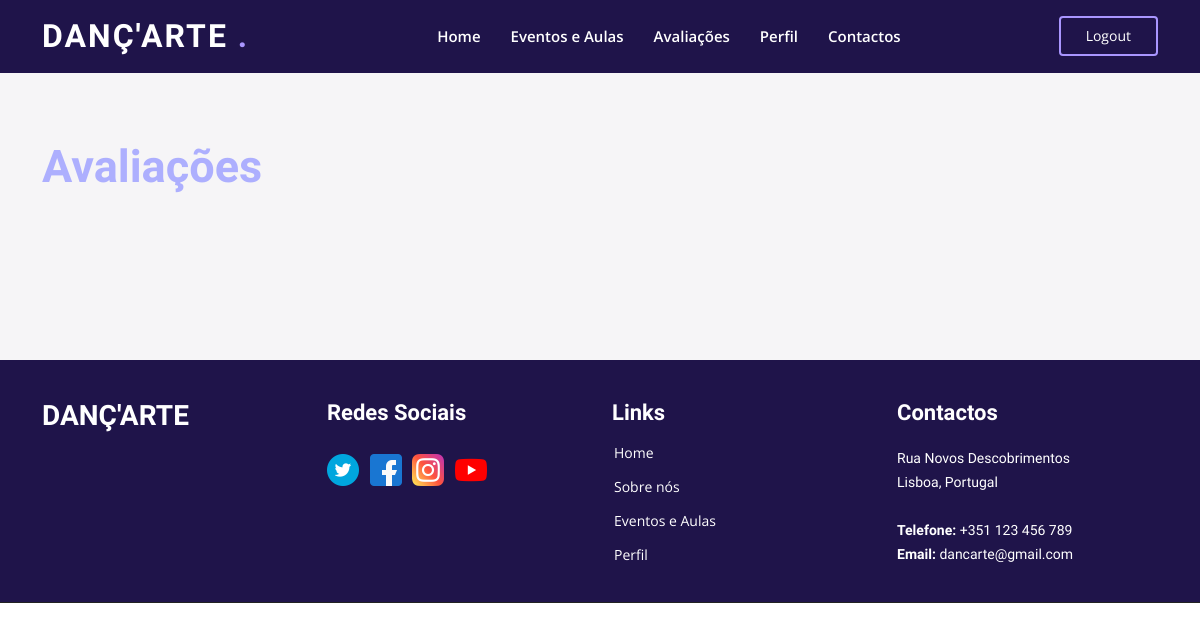
Page /danceteria/avaliacoes/ (signed in) on the earlier database version.
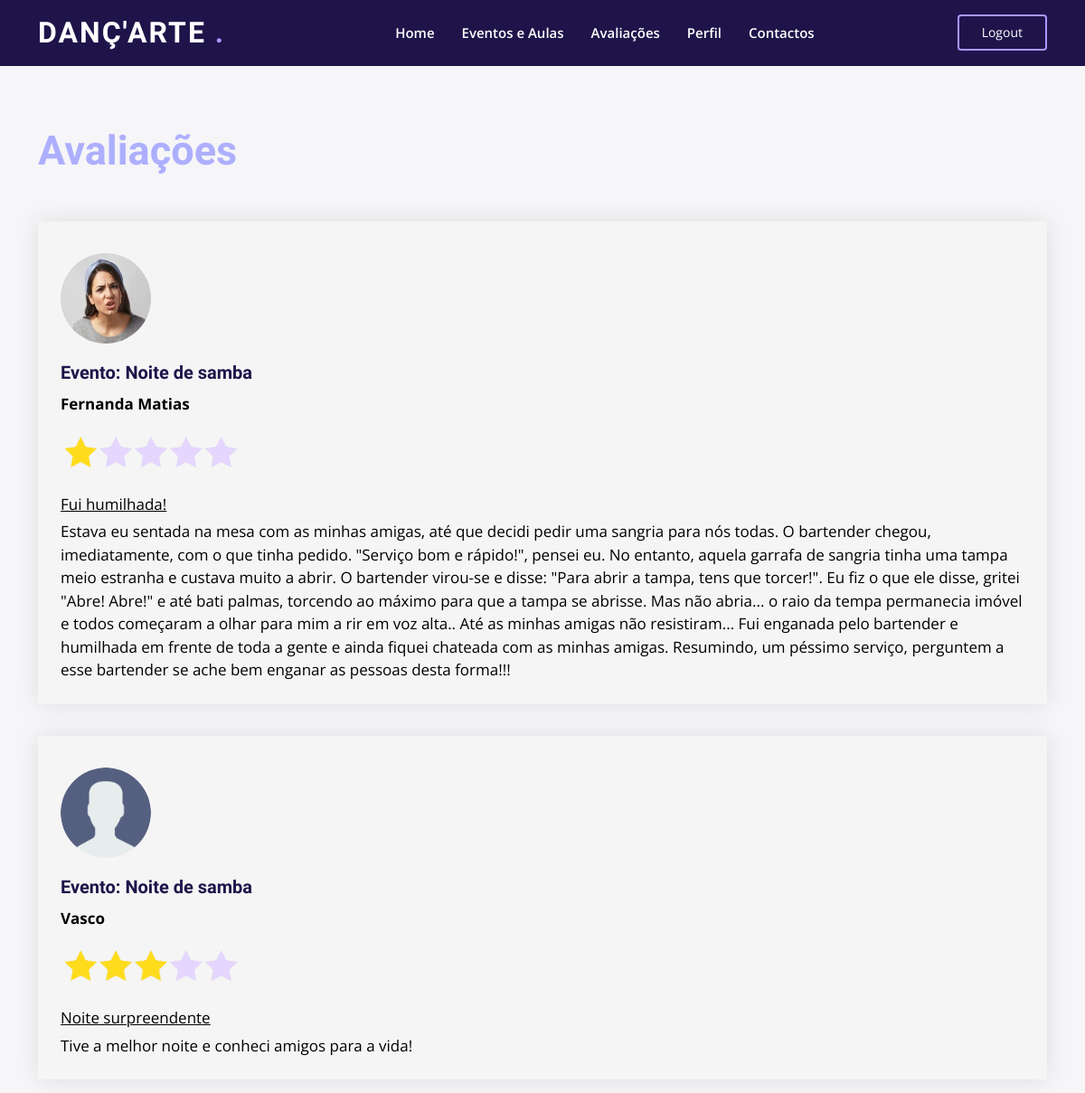
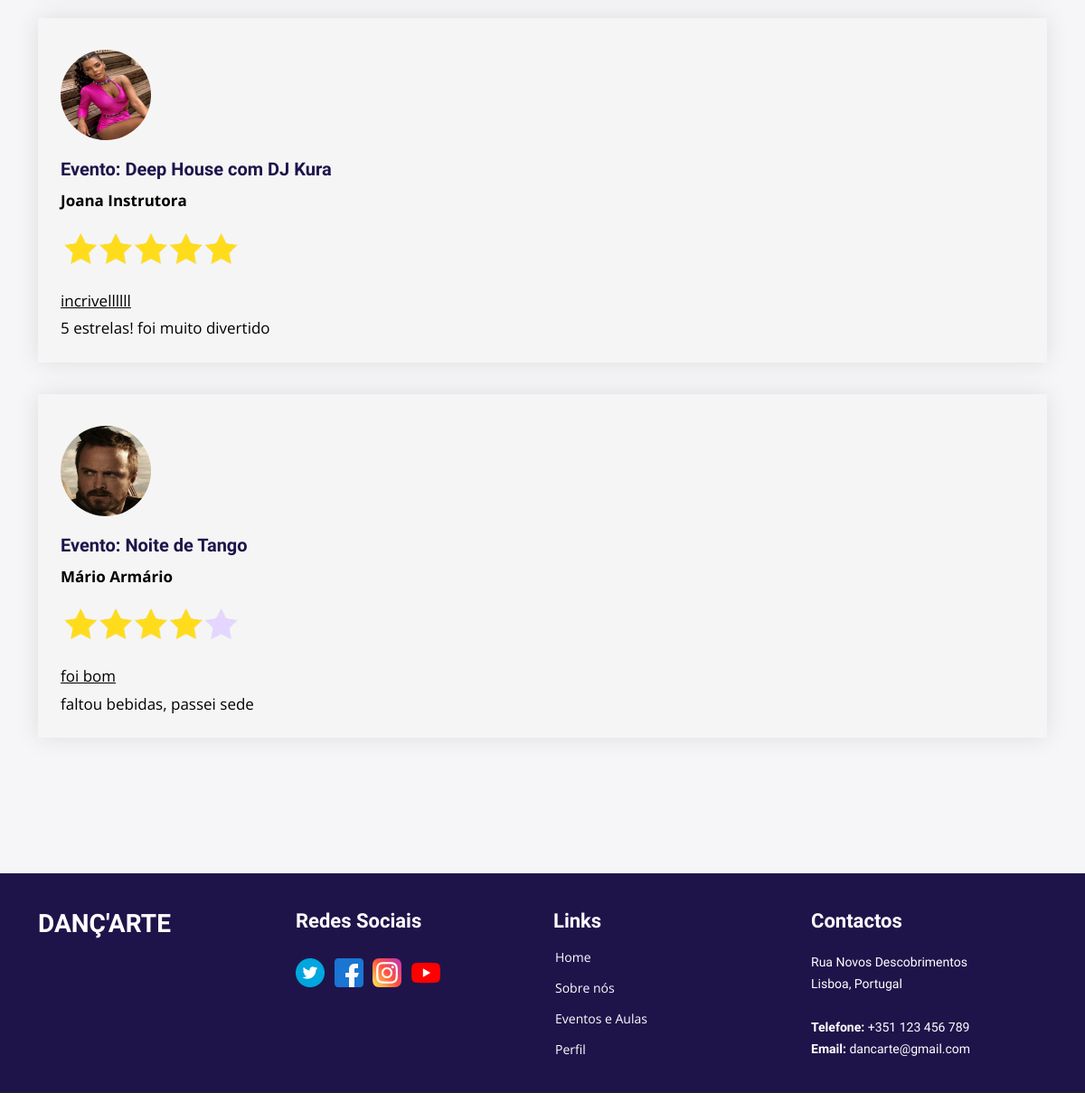
Same page on the later database version (2 pictures, top to bottom).
### webdanceteria/models.py (models this page shows, shortened)
class Avaliacao(models.Model):
    avaliador = models.ForeignKey(User, on_delete=models.CASCADE, default=None)
    evento = models.ForeignKey(Evento, on_delete=models.CASCADE)
    titulo = models.CharField(max_length=100, default="")
    descricao = models.CharField(max_length=1000, null=True, blank=True, default="")
    rating = models.IntegerField()  # 1 a 5 estrelas
    data_avaliacao = models.DateTimeField()

class Utilizador(models.Model):
    user = models.OneToOneField(User, on_delete=models.CASCADE, default=None)
    nome = models.CharField(max_length=50)
    email = models.EmailField()
    genero = models.CharField(max_length=1, choices=genero_choices)
    imagem_perfil = models.FileField(upload_to='utilizadorImg', null=True)
    descricao = models.CharField(max_length=500, null=True, blank=True, default="")
    data_nascimento = models.DateField()
    n_aulas = models.IntegerField(default=0)
    n_eventos = models.IntegerField(default=0)
    class Meta:
        abstract = True

class Membro(Utilizador):
    preferencias_musicais = models.CharField(max_length=100, null=True)
    nivel_membro = models.ForeignKey(NivelMembro, on_delete=models.PROTECT)
    pontos = models.IntegerField(default=0)

class Evento(models.Model):
    nome = models.CharField(max_length=100)
    data_hora = models.DateTimeField()
    preco_bilhete = models.DecimalField(max_digits=6, decimal_places=2, default=None)
    bilhetes_disponiveis = models.IntegerField()
    descricao = models.CharField(max_length=500, null=True, blank=True)
    artistas = models.CharField(max_length=500, null=True, blank=True)

class Instrutor(Utilizador):
    especializacao = models.ForeignKey(Categoria, on_delete=models.PROTECT, null=True)

### webdanceteria/views.py (the view)
# urls.py: path('avaliacoes/', views.avaliacoes_view, name='avaliacoes_view')
@login_required()
def avaliacoes_view(request):
    avaliacoes = Avaliacao.objects.order_by('-data_avaliacao')
    return render(request, 'webdanceteria/avaliacoes.html', {'avaliacoes': avaliacoes})

### webdanceteria/templatetags/registerfilters.py (called while the page is built)
@register.filter
def isMembro(user):
    return user.groups.filter(name='Membros').exists()

@register.filter
def isInstrutor(user):
    return user.groups.filter(name='Instrutores').exists()

@register.filter
def getUtilizador(user):
    if isMembro(user):
        return Membro.objects.get(user_id=user)
    if isInstrutor(user):
        return Instrutor.objects.get(user_id=user)
    if user.is_superuser:
        return Diretor.objects.get(user_id=user)
    return None

@register.filter
def getNome(user):
    return getUtilizador(user).nome

@register.filter
def getImagemPerfil(user):
    if getUtilizador(user).imagem_perfil:
        return f"{settings.MEDIA_URL}{getUtilizador(user).imagem_perfil}"
    else:
        return None

### webdanceteria/templates/webdanceteria/avaliacoes.html (shortened to what this page needs)
{% extends "./profile.html" %}
    {% load static %}
    {% load registerfilters %}
{% block content %}
    <section class="events create">
        <div class="container">
            <div class="section-title" style="margin-bottom: -20px">
                {% block nameForm %}
                    <h3>
                        Avaliações
                    </h3>
                {% endblock %}
            </div>
            {% for avaliacao in avaliacoes %}
                <div id="divDivisao">
                    {% if avaliacao.avaliador|getImagemPerfil %}
                        <img src="{% static avaliacao.avaliador|getImagemPerfil %}"
                             id=" img{{ avaliacao.avaliador.id }}"
                             style="width: 100px; height: 100px" title="" alt="">
                    {% else %}
                        <img src="{% static 'webdanceteria/img/user.png' %}" id=" img{{ avaliacao.avaliador.id }}"
                             style="width: 100px; height: 100px" title="" alt="">
                    {% endif %}
                    <h5 class="eventoNome"> Evento: {{ avaliacao.evento.nome }}</h5>
                    <p class="p"><strong>{{ avaliacao.avaliador|getNome }}</strong></p>
                    {% if avaliacao.rating == 1 %}
                        <img src="{% static 'webdanceteria/img/rating_1.png' %}" style="width: 200px; height: 50px; border-radius: 0" alt="">
                    {% elif avaliacao.rating == 2 %}
                        <img src="{% static 'webdanceteria/img/rating_2.png' %}" style="width: 200px; height: 50px; border-radius: 0" alt="">
                    {% elif avaliacao.rating == 3 %}
                        <img src="{% static 'webdanceteria/img/rating_3.png' %}" style="width: 200px; height: 50px; border-radius: 0" alt="">
                    {% elif avaliacao.rating == 4 %}
                        <img src="{% static 'webdanceteria/img/rating_4.png' %}" style="width: 200px; height: 50px; border-radius: 0" alt="">
                    {% elif avaliacao.rating == 5 %}
                        <img src="{% static 'webdanceteria/img/rating_5.png' %}" style="width: 200px; height: 50px; border-radius: 0" alt="">
                    {% endif %}
                    <p class="p"> <u> {{ avaliacao.titulo }} </u> </p>
                    <p class="p"> {{ avaliacao.descricao }} </p>
                </div>
            {% endfor %}
        </div>
    </section>
{% endblock %}

### webdanceteria/templates/webdanceteria/profile.html (shortened to what this page needs)
<html lang="en">
<head>
    {% load static %}
    {% load registerfilters %}
    <link rel="stylesheet" href="{% static 'webdanceteria/bootstrap/css/bootstrap.css' %}">
    <link rel="stylesheet" href="{% static 'webdanceteria/bootstrap/css/bootstrap-grid.css' %}">
    <link rel="stylesheet" href="{% static 'webdanceteria/bootstrap/css/bootstrap-grid.rtl.css' %}">
    <link rel="stylesheet" href="{% static 'webdanceteria/bootstrap/css/bootstrap-reboot.css' %}">
    <link rel="stylesheet" href="{% static 'webdanceteria/bootstrap/css/bootstrap-reboot.rtl.css' %}">
    <link rel="stylesheet" href="{% static 'webdanceteria/bootstrap/css/bootstrap-utilities.css' %}">
    <link rel="stylesheet" href="{% static 'webdanceteria/bootstrap/css/bootstrap-utilities.rtl.css' %}">
    <link href="{% static 'webdanceteria/css/styles.css' %}" rel="stylesheet">
</head>
<body>
<header id="header" class="header-inner-pages fixed-top" >
    <div class="container d-flex align-items-center justify-content-lg-between ">
        <h1 class="logo me-auto me-lg-0"><a href="{% url 'webdanceteria:home' %}"> Danç'Arte <span>.</span></a></h1>
        <nav id="navbar" class="navbar order-last order-lg-0">
            <ul>
                <li><a class="nav-link scrollto" href="{% url 'webdanceteria:home' %}">Home</a></li>
                {% block active %}
                    <li><a class="nav-link scrollto" href="{% url 'webdanceteria:events_view' %}">Eventos e Aulas</a>
                    </li>
                    {% if request.user.is_authenticated %}
                        <li><a class="nav-link scrollto " href="{% url 'webdanceteria:avaliacoes_view' %}">Avaliações</a></li>
                    {% endif %}
                    {% if request.user.is_authenticated %}
                        <li><a class="nav-link scrollto" href="{% url 'webdanceteria:profile_view' %}">Perfil</a></li>
                    {% endif %}
                {% endblock %}
                <li><a class="nav-link scrollto" href="#footer">Contactos</a></li>
            </ul>
        </nav>
        {% if request.user.is_authenticated %}
            <a href="{% url 'webdanceteria:logout_view' %}" class="log-btn scrollto">Logout</a>
        {% else %}
            <a href="{% url 'webdanceteria:register_member_view' %}" class="log-btn scrollto"
               style="margin-right: -250px">Registar</a>
            <a href="{% url 'webdanceteria:login_view' %}" class="log-btn scrollto">Login</a>
        {% endif %}
    </div>
</header>
<main id="main" >
{% block content %}{% endblock %}
<footer id="footer">
    <div class="footer-top">
        <div class="container">
            <div class="row justify-content-between">
                <div class="col-lg-3 col-md-6">
                    <div class="footer-info">
                        <h3> Danç'Arte</h3>
                    </div>
                </div>
                <div class="col-lg-6 col-md-6">
                    <div class="row">
                        <div class="col-lg-6 col-md-6 footer-links">
                            <h4 class="footer-title">Redes Sociais</h4>
                            <div class="social-links mt-3">
                                <a href="https://twitter.com/Dance_Magazine" class="twitter" target="_blank"><img
                                        src="{% static 'webdanceteria/img/twitter.png' %}" alt="Twitter"></a>
                                <a href="https://www.facebook.com/justdancegame" class="facebook" target="_blank"><img
                                        src="{% static 'webdanceteria/img/facebook.png' %}" alt="Facebook"></a>
                                <a href="https://www.instagram.com/nextdanceschool/" class="instagram"
                                   target="_blank"><img src="{% static 'webdanceteria/img/instagram.png' %}"
                                                        alt="Instagram"></a>
                                <a href="https://www.youtube.com/@JazzyDanceStudiosChannel" class="youtube"
                                   target="_blank"><img src="{% static 'webdanceteria/img/youtube.png' %}"
                                                        alt="Youtube"></a>
                            </div>
                        </div>
                        <div class="col-lg-6 col-md-6 footer-links">
                            <h4 class="footer-title">Links</h4>
                            <ul>
                                <li> <a
                                        href="{% url 'webdanceteria:home' %}">Home</a></li>
                                <li> <a href="/danceteria/#about">Sobre nós</a></li>
                                <li> <a href="{% url 'webdanceteria:events_view' %}">Eventos
                                    e Aulas</a></li>
                                <li> <a
                                        href="{% url 'webdanceteria:profile_view' %}">Perfil</a></li>
                            </ul>
                        </div>
                    </div>
                </div>
                <div class="col-lg-3 col-md-6 text-right">
                    <div class="footer-info">
                        <h4 class="footer-title">Contactos</h4>
                        <p>
                            Rua Novos Descobrimentos <br>
                            Lisboa, Portugal<br><br>
                            <strong>Telefone:</strong> +351 123 456 789<br>
                            <strong>Email:</strong> dancarte@gmail.com<br>
                        </p>
                    </div>
                </div>
            </div>
        </div>
    </div>
</footer>
</body>

### webdanceteria/static/webdanceteria/css/styles.css (style rules this page uses)
body { font-family: "Open Sans", sans-serif; color: #444444; }
a { color: #a996ff; text-decoration: none; }
h1, h2, h3, h4, h5, h6 { font-family: "Raleway", sans-serif; }
#main { background-color: #F6F5F7; }
#header { transition: all 0.5s; z-index: 997; padding: 15px 0; }
#header.header-scrolled, #header.header-inner-pages { background: #1f144a; }
#header .logo { font-size: 32px; margin: 0; padding: 0; line-height: 1; font-weight: 700; letter-spacing: 2px; text-transform: uppercase; }
#header .logo a { color: #fff; }
#header .logo a span { color: #a996ff; }
.log-btn { color: #fff; border-radius: 4px; padding: 7px 25px 8px 25px; white-space: nowrap; transition: 0.3s; font-size: 14px; display: inline-block; border: 2px solid #a996ff; }
.navbar { padding: 0; }
.navbar ul { margin: 0; padding: 0; display: flex; list-style: none; align-items: center; }
.navbar li { position: relative; }
.navbar a, .navbar a:focus { display: flex; align-items: center; justify-content: space-between; padding: 10px 0 10px 30px; font-size: 15px; font-weight: 600; color: #fff; white-space: nowrap; transition: 0.3s; }
section { padding: 140px 0; overflow: hidden; }
.section-title { padding-bottom: 40px; }
.section-title h3 { font-size: 45px; font-weight: 700; margin: 0 0 6px; color: #adaffe; }
#footer { background: #1f144a; color: #fff; font-size: 14px; }
#footer .footer-top { background: #1f144a; border-bottom: 1px solid #222222; padding: 40px 0 0px 0; }
#footer .footer-top .footer-info { margin-bottom: 30px; }
#footer .footer-links .footer-title { font-size: 22px; }
#footer .footer-info .footer-title { font-size: 22px; }
#footer .footer-top .footer-info h3 { font-size: 28px; margin: 0 0 20px 0; padding: 2px 0 2px 0; line-height: 1; font-weight: 700; text-transform: uppercase; }
#footer .footer-top .footer-info p { font-size: 14px; line-height: 24px; margin-bottom: 0; font-family: "Raleway", sans-serif; color: #fff; }
#footer .footer-top .social-links a img { width: 32px; height: 32px; margin-right: 7px; }
#footer .footer-top h4 { font-size: 16px; font-weight: 600; color: #fff; position: relative; padding-bottom: 12px; }
#footer .footer-top .footer-links { margin-bottom: 30px; }
#footer .footer-top .footer-links ul { list-style: none; padding: 0; margin: 0; }
#footer .footer-top .footer-links ul li { padding: 10px 0; display: flex; align-items: center; }
#footer .footer-top .footer-links ul li:first-child { padding-top: 0; }
#footer .footer-top .footer-links ul a { color: #fff; transition: 0.3s; display: inline-block; line-height: 1; }
.create p { color: #322791; font-size: 17px; font-weight: 600; }
#divDivisao { border-color: #fff; box-shadow: 0px 0 25px 0 rgba(0, 0, 0, 0.1); transform: translateY(-10px); padding: 20px 20px 20px 25px; margin-top: 35px; background-color: whitesmoke; }
#divDivisao .eventoNome { font-weight: 600; margin-bottom: 10px; color: #1f144a; }
#divDivisao .p { color: black; margin-bottom: 5px; font-weight: normal; }
#divDivisao img { margin-top: 15px; margin-bottom: 20px; border-radius: 50%; display: block; overflow: hidden; }

Differences in the rows shown:
added Avaliacao: avaliador.imagem_perfil (picture), evento.nome "Noite de samba", avaliador|getNome "Fernanda Matias", rating 1 (drawn), titulo "Fui humilhada!", descricao "Estava eu sentada na mesa com as minhas amigas, até que decidi pedir uma sangria para nós todas. O bartender chegou, imediatamente, com o que tinha pedido. \"Serviço bom e rápido!\", pensei eu. No entanto, aquela garrafa de sangria tinha uma tampa meio estranha e custava muito a abrir. O bartender virou-se e disse: \"Para abrir a tampa, tens que torcer!\". Eu fiz o que ele disse, gritei \"Abre! Abre!\" e até bati palmas, torcendo ao máximo para que a tampa se abrisse. Mas não abria... o raio da tempa permanecia imóvel e todos começaram a olhar para mim a rir em voz alta.. Até as minhas amigas não resistiram... Fui enganada pelo bartender e humilhada em frente de toda a gente e ainda fiquei…"
added Avaliacao: evento.nome "Noite de samba", avaliador|getNome "Vasco", rating 3 (drawn), titulo "Noite surpreendente", descricao "Tive a melhor noite e conheci amigos para a vida!"
added Avaliacao: avaliador.imagem_perfil (picture), evento.nome "Deep House com DJ Kura", avaliador|getNome "Joana Instrutora", rating 5 (drawn), titulo "incrivellllll", descricao "5 estrelas! foi muito divertido"
added Avaliacao: avaliador.imagem_perfil (picture), evento.nome "Noite de Tango", avaliador|getNome "Mário Armário", rating 4 (drawn), titulo "foi bom", descricao "faltou bebidas, passei sede"
